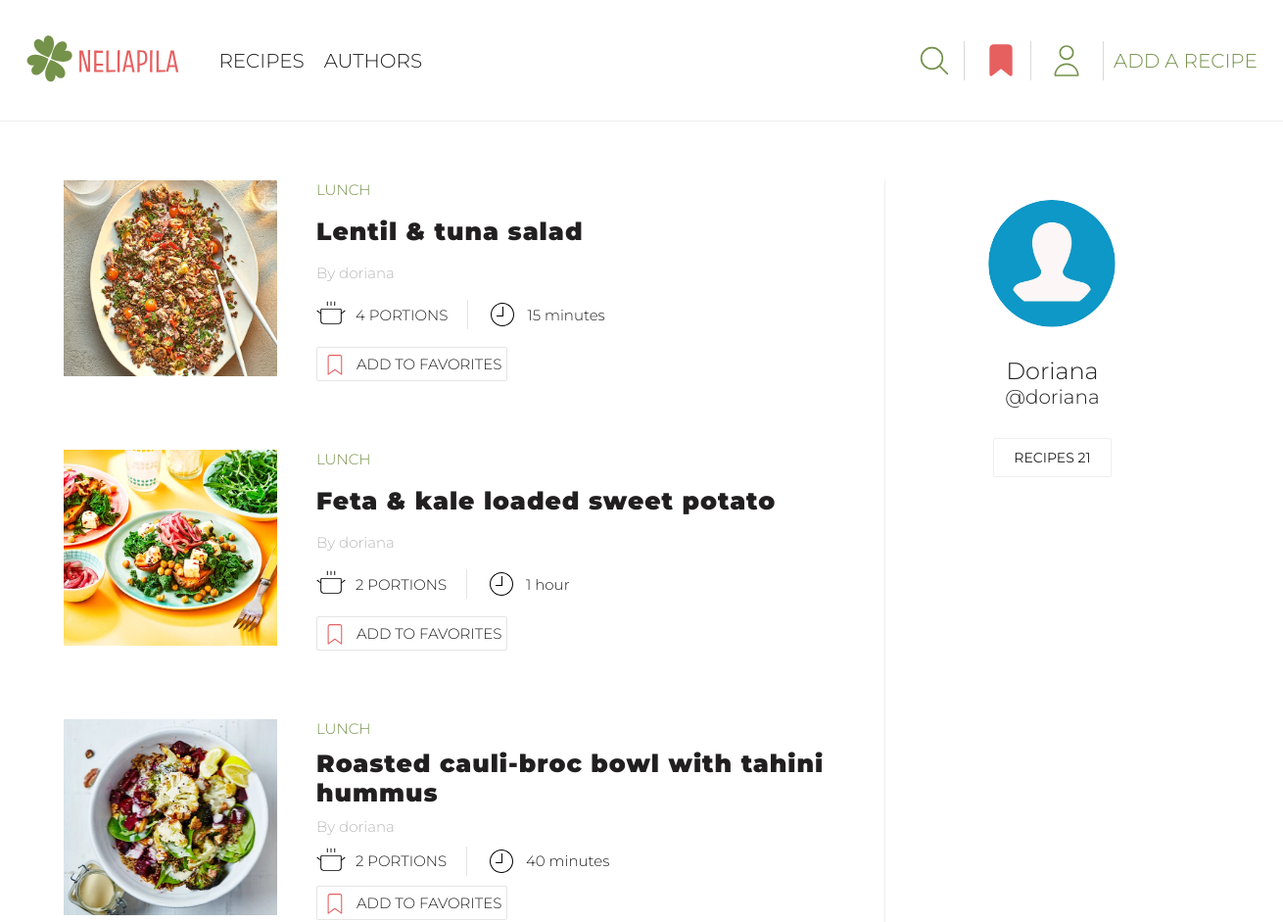
The app's page /profile/20 (upper part), older data.
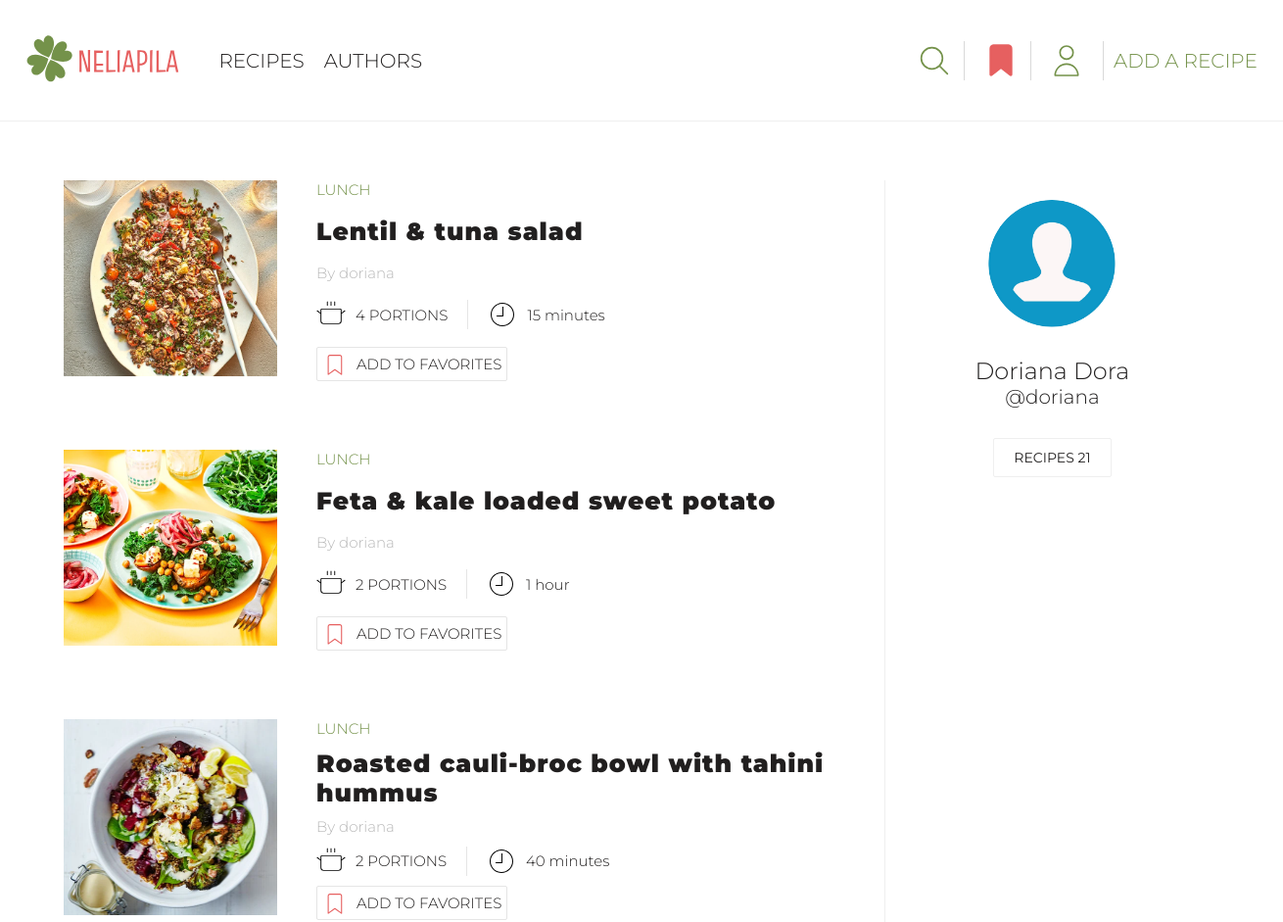
The same page, newer data.
### user/models.py (models this page shows, shortened)
class Profile(models.Model):
    user = models.OneToOneField(User, on_delete=models.CASCADE)
    name = models.CharField(max_length=50, null=True, blank=True)
    email = models.EmailField(max_length=500, blank=True, null=True, unique=True)
    username = models.CharField(max_length=50, blank=True, null=True)
    bio = models.TextField(blank=True, null=True)
    image = models.ImageField(upload_to='profiles/', blank=True, null=True, default='profiles/default-profile-pic.png')
    created = models.DateTimeField(auto_now_add=True)

### user/views.py (the view)
# urls.py: path('profile/<pk>', views.author_profile, name='profile'),
def author_profile(request, pk):
    profile = Profile.objects.get(user=pk)
    if request.user == profile.user or request.user.is_staff:
        recipes = Recipe.objects.filter(author=pk).all().order_by('-date_created')
    else:
        recipes = Recipe.objects.filter(author=pk, is_approved=True).all().order_by('-date_created')
    recipes_count = recipes.count()
    try:
        favorite_recipes = [favorite.favorite_recipe for favorite in request.user.profile.favorite_set.all()]
    except AttributeError:
        favorite_recipes = ''
    pending_recipes_count = Recipe.objects.filter(author=pk, is_approved=False).count()
    context = {'profile': profile, 'recipes': recipes, 'recipes_count': recipes_count,
               'pending_recipes_count': pending_recipes_count, 'favorites': favorite_recipes}
    return render(request, 'user/profile.html', context)

### templates/user/profile.html (shortened to what the changed rows need)
{% extends 'base/base.html' %}
{% load static %}
{% block css %}
<link rel="stylesheet" href="{% static 'user/css/profile.css' %}">
{% endblock %}
{% block content %}
<section class="user-profile-page">
    <div class="profile container">
        <div class="profile-parts">
            <div class="profile-card">
                <img class="profile-avatar"
                     src="{{ profile.image.url }}" alt="User`s photo">
                {% if profile.name %}
                <span class="profile-name">{{ profile.name }}</span>
                {% endif %}
                <span class="profile-username">@{{ profile.username }}</span>
                <div class="count-recipes">
                    <p class="recipes-count count">Recipes {{ recipes_count }}</p>
                </div>
            </div>
        </div>
    </div>
</section>
{% endblock %}

Row changes from the older to the newer data that the page shows:
changed Profile "doriana": name "Doriana" → "Doriana Dora"
